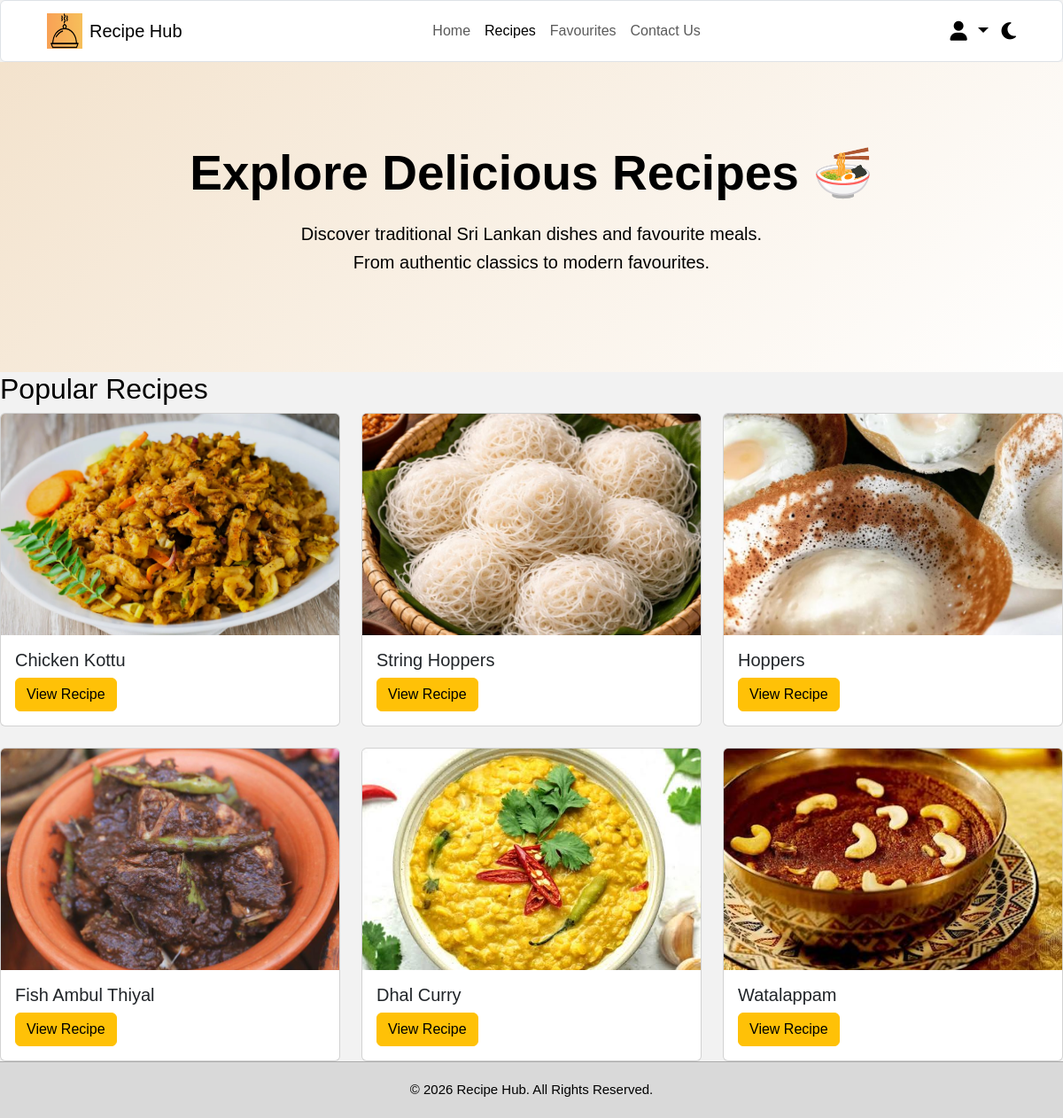
Page /Recipes.php (signed in) on the committed database.
### tables this page shows
CREATE TABLE `recipes` (
  `id` int(11) NOT NULL,
  `recipe_key` varchar(100) DEFAULT NULL,
  `title` varchar(255) NOT NULL,
  `description` text DEFAULT NULL,
  `image` varchar(255) DEFAULT NULL,
  `ingredients` text NOT NULL,
  `instructions` text NOT NULL,
  `prep_time` varchar(50) DEFAULT NULL,
  `cook_time` varchar(50) DEFAULT NULL,
  `total_time` varchar(50) DEFAULT NULL,
  `servings` varchar(50) DEFAULT NULL,
  `user_id` int(11) DEFAULT NULL
);

### Recipes.php (the view, shortened to what this page needs)
<?php
include "includes/db.php";
$sql = "SELECT id, recipe_key, title, description, image, ingredients, instructions
        FROM recipes
        WHERE recipe_key IN (
            'kottu',
            'stringhoppers',
            'hoppers',
            'dhal',
            'fish',
            'watalappan'
        )
        ORDER BY id ASC";
$stmt = $conn->prepare($sql);
$stmt->execute();
$recipes = $stmt->fetchAll(PDO::FETCH_ASSOC);
?>
<!DOCTYPE html>
<html lang="en">
<head>
<link href="https://cdn.jsdelivr.net/npm/bootstrap@5.3.3/dist/css/bootstrap.min.css"
      rel="stylesheet">
<link rel="stylesheet"
      href="https://cdnjs.cloudflare.com/ajax/libs/font-awesome/6.5.0/css/all.min.css">
<link rel="stylesheet"
      href="css/style.css">
</head>
<body>
<header>
<nav class="navbar navbar-expand-lg bg-white border rounded">
<div class="container-fluid">
    <a class="navbar-brand d-flex align-items-center"
       href="home.php">
        <img src="Images/Logo/Recipe_Hub_logo.png"
             width="40"
             height="40"
             class="me-2">
        <span>
            Recipe Hub
        </span>
    </a>
    <div class="collapse navbar-collapse"
         id="navbarMenu">
        <ul class="navbar-nav mx-auto">
            <li class="nav-item">
                <a class="nav-link"
                   href="home.php">
                    Home
                </a>
            </li>
            <li class="nav-item">
                <a class="nav-link active"
                   href="recipes.php">
                    Recipes
                </a>
            </li>
            <li class="nav-item">
                <a class="nav-link"
                   href="favourites.php">
                    Favourites
                </a>
            </li>
            <li class="nav-item">
                <a class="nav-link"
                   href="Contacts.php">
                    Contact Us
                </a>
            </li>
        </ul>
        <div class="dropdown">
            <a href="#"
               class="user-icon dropdown-toggle"
               data-bs-toggle="dropdown"
               aria-expanded="false">
                <i class="fa-solid fa-user"></i>
            </a>
        </div>
        <i class="fa-solid fa-moon mode-icon"></i>
    </div>
</div>
</nav>
</header>
<section class="recipes-banner">
<div class="banner-content">
    <h1>
        Explore Delicious Recipes 🍜
    </h1>
    <p>
        Discover traditional Sri Lankan dishes and favourite meals.
        <br>
        From authentic classics to modern favourites.
    </p>
</div>
</section>
<section class="all-recipes">
<h2>
    Popular Recipes
</h2>
<div class="row row-cols-1 row-cols-md-3 g-4">
    <?php foreach ($recipes as $recipe): ?>
<div class="col recipe-card">
    <div class="card h-100">
    <img
        src="<?php echo htmlspecialchars($recipe["image"]); ?>"
        class="card-img-top"
        alt="<?php echo htmlspecialchars($recipe["title"]); ?>">
    <div class="card-body">
        <h5 class="card-title recipe-name">
            <?php echo htmlspecialchars($recipe["title"]); ?>
        </h5>
        <a href="recipe-details.php?recipe=<?php echo urlencode($recipe["recipe_key"]); ?>"
            class="btn btn-warning">
            View Recipe
        </a>
    </div>
</div>
</div>
<?php endforeach; ?>
</div>
</section>
<footer>
© 2026 Recipe Hub. All Rights Reserved.
</footer>
</body>
</html>

### css/Style.css (style rules this page uses)
* { margin:0; padding:0; box-sizing:border-box; font-family:Arial, Helvetica, sans-serif; }
body { background:#f2f2f2; min-height:100vh; color:black; display:flex; flex-direction:column; }
footer { margin-top:auto; }
body { background:#f2f2f2; min-height:100vh; color:black; }
img { max-width:100%; }
a { text-decoration:none; }
header .navbar { height:70px; padding:8px 40px; background:white; border:1px solid #ddd; border-radius:10px; }
.user-icon, .mode-icon { font-size:22px; cursor:pointer; transition:0.3s; margin-left:15px; }
.card-img-top { height:250px; object-fit:cover; }
.recipe-card, .category-card, .category-box, .card { transition:all 0.3s ease; cursor:pointer; }
footer { width:100%; background:#D9D9D9; color:black; text-align:center; padding:20px; border-top:1px solid #aaa; font-size:15px; }
.recipes-banner { height:350px; display:flex; justify-content:center; align-items:center; text-align:center; background: linear-gradient( 135deg, #f8a53833, #ffffff); background-size:cover; background-position:center; }
.banner-content { color:black; }
.banner-content h1 { font-size:55px; font-weight:bold; margin-bottom:20px; }
.banner-content p { font-size:20px; line-height:1.6; }
.dropdown .user-icon { color:black; font-size:22px; cursor:pointer; text-decoration:none; }

### rows in the picture
recipes: image (picture), title "Chicken Kottu"
recipes: image (picture), title "String Hoppers"
recipes: image+title (picture), title "Hoppers"
recipes: image (picture), title "Fish Ambul Thiyal"
recipes: image (picture), title "Dhal Curry"
recipes: image+title (picture), title "Watalappam"
